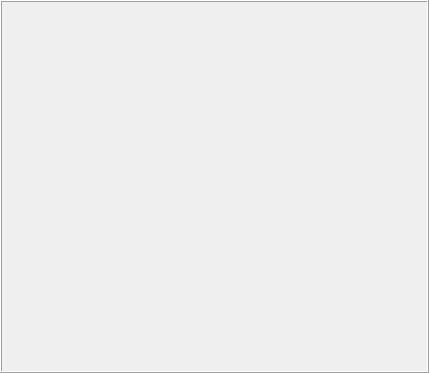
<?xml version="1.0" encoding="UTF-8"?>
<ui version="4.0">
 <class>SQLiteWriterPanelGUI</class>
 <widget class="QFrame" name="SQLiteWriterPanelGUI">
  <property name="geometry">
   <rect>
    <x>0</x>
    <y>0</y>
    <width>429</width>
    <height>373</height>
   </rect>
  </property>
  <property name="windowTitle">
   <string/>
  </property>
  <property name="frameShape">
   <enum>QFrame::Box</enum>
  </property>
  <property name="frameShadow">
   <enum>QFrame::Raised</enum>
  </property>
  <layout class="QVBoxLayout" name="mFrameLayout">
   <property name="spacing">
    <number>2</number>
   </property>
   <property name="leftMargin">
    <number>0</number>
   </property>
   <property name="topMargin">
    <number>0</number>
   </property>
   <property name="rightMargin">
    <number>0</number>
   </property>
   <property name="bottomMargin">
    <number>0</number>
   </property>
   <item>
    <layout class="QGridLayout" name="mConfigLayout" rowstretch="0">
     <property name="spacing">
      <number>3</number>
     </property>
    </layout>
   </item>
  </layout>
 </widget>
 <resources/>
 <connections/>
</ui>
